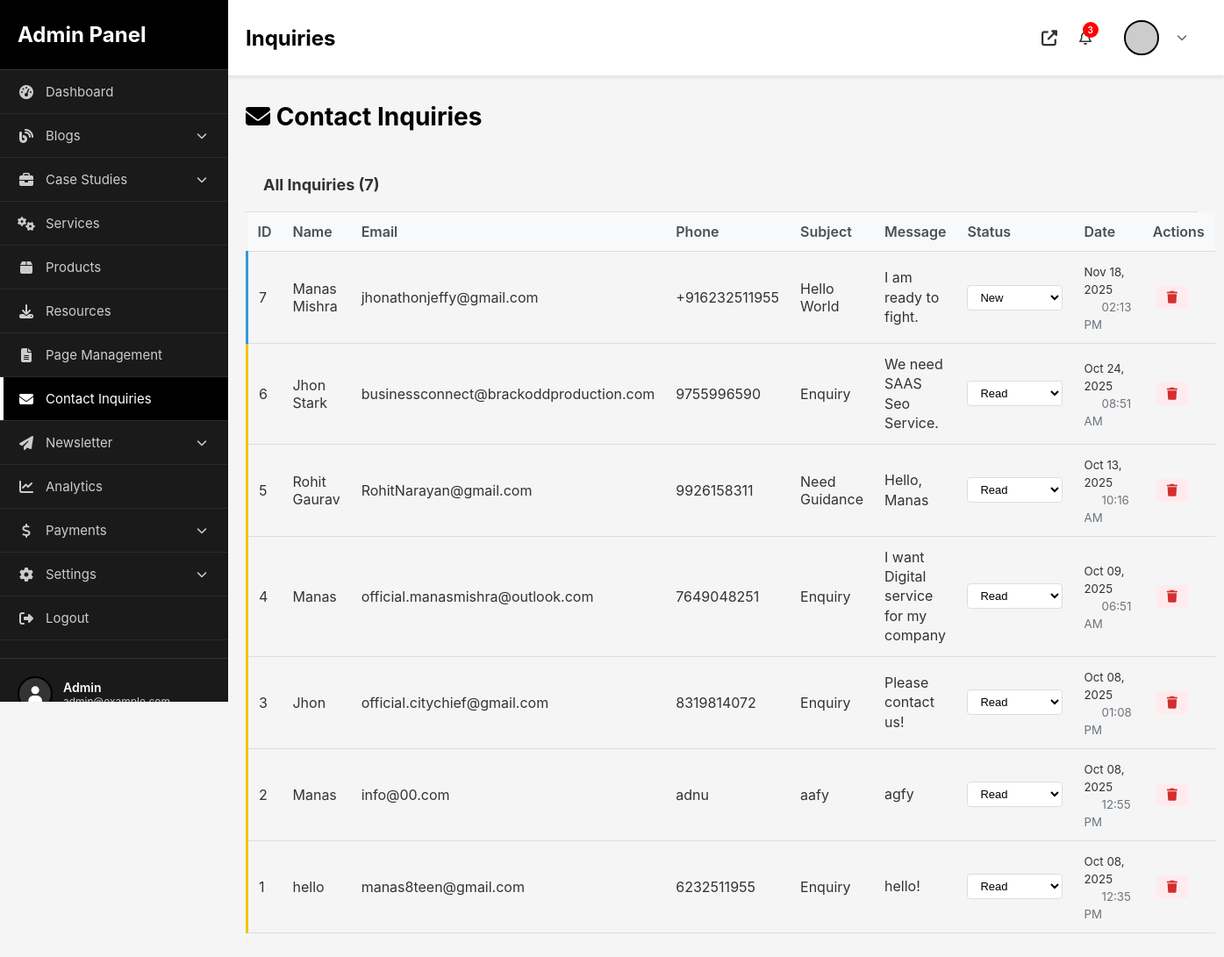
Page /admin/inquiries.php (signed in) on the committed database.
### tables this page shows
CREATE TABLE `contact_inquiries` (
  `id` int(11) NOT NULL AUTO_INCREMENT,
  `name` varchar(100) NOT NULL,
  `email` varchar(255) NOT NULL,
  `phone` varchar(50) DEFAULT NULL,
  `subject` varchar(255) DEFAULT NULL,
  `message` text DEFAULT NULL,
  `ip_address` varchar(45) DEFAULT NULL,
  `user_agent` text DEFAULT NULL,
  `status` enum('new','read','responded','closed') DEFAULT 'new',
  `created_at` timestamp NOT NULL DEFAULT current_timestamp(),
  `updated_at` timestamp NOT NULL DEFAULT current_timestamp() ON UPDATE current_timestamp(),
  PRIMARY KEY (`id`)
);

### admin/inquiries.php (the view, shortened to what this page needs)
<?php
require_once __DIR__ . '/includes/auth.php';
try {
    $stmt = $db->query("SELECT * FROM contact_inquiries ORDER BY created_at DESC");
    $inquiries = $stmt->fetchAll(PDO::FETCH_ASSOC);
} catch (Exception $e) {
    error_log("Fetch error: " . $e->getMessage());
    $inquiries = [];
}
?>
<!DOCTYPE html>
<html lang="en">
<head>
    <link rel="stylesheet" href="https://cdnjs.cloudflare.com/ajax/libs/font-awesome/6.4.0/css/all.min.css">
    <link rel="stylesheet" href="assets/css/admin.css">
</head>
<body>
    <?php include 'includes/sidebar.php'; ?>
    <div class="main-content">
        <?php include 'includes/topbar.php'; ?>
        <div class="content">
            <div class="page-header">
                <h1><i class="fas fa-envelope"></i> Contact Inquiries</h1>
            </div>
            <div class="card">
                <div class="card-header">
                    <h3>All Inquiries (<?php echo count($inquiries); ?>)</h3>
                </div>
                <div class="card-body">
                    <?php if(empty($inquiries)): ?>
                        <p class="text-muted">No inquiries yet.</p>
                    <?php else: ?>
                    <table class="table">
                        <thead>
                            <tr>
                                <th>ID</th>
                                <th>Name</th>
                                <th>Email</th>
                                <th>Phone</th>
                                <th>Subject</th>
                                <th>Message</th>
                                <th>Status</th>
                                <th>Date</th>
                                <th>Actions</th>
                            </tr>
                        </thead>
                        <tbody>
                            <?php foreach($inquiries as $inquiry): ?>
                            <tr class="status-<?php echo $inquiry['status']; ?>">
                                <td><?php echo htmlspecialchars($inquiry['id']); ?></td>
                                <td><?php echo htmlspecialchars($inquiry['name']); ?></td>
                                <td><?php echo htmlspecialchars($inquiry['email']); ?></td>
                                <td>
                                    <?php
                                    $phone = htmlspecialchars($inquiry['phone']);
                                    $country_code = htmlspecialchars($inquiry['country_code'] ?? '');
                                    echo $country_code ? "+$country_code $phone" : $phone;
                                    ?>
                                </td>
                                <td><?php echo htmlspecialchars($inquiry['subject']); ?></td>
                                <td class="message-cell">
                                    <div class="message-preview">
                                        <?php echo htmlspecialchars(substr($inquiry['message'], 0, 100)); ?>
                                    </div>
                                </td>
                                <td>
                                    <select class="status-select" onchange="location.href='?status=' + this.value + '&id=<?php echo $inquiry['id']; ?>'">
                                        <option value="new" <?php echo $inquiry['status'] === 'new' ? 'selected' : ''; ?>>New</option>
                                        <option value="read" <?php echo $inquiry['status'] === 'read' ? 'selected' : ''; ?>>Read</option>
                                    </select>
                                </td>
                                <td>
                                    <small><?php echo date('M d, Y', strtotime($inquiry['created_at'])); ?></small><br>
                                    <small class="text-muted"><?php echo date('h:i A', strtotime($inquiry['created_at'])); ?></small>
                                </td>
                                <td>
                                    <a href="?delete=<?php echo $inquiry['id']; ?>" class="btn-icon btn-danger" onclick="return confirm('Are you sure you want to delete this inquiry?');"><i class="fas fa-trash"></i></a>
                                </td>
                            </tr>
                            <?php endforeach; ?>
                        </tbody>
                    </table>
                    <?php endif; ?>
                </div>
            </div>
        </div>
    </div>
</body>
</html>

### admin/assets/css/admin.css (style rules this page uses)
* { margin: 0; padding: 0; box-sizing: border-box; }
body { font-family: 'Inter', -apple-system, BlinkMacSystemFont, 'Segoe UI', sans-serif; background: #f5f5f5; color: #333; }
.main-content { margin-left: 250px; min-height: 100vh; }
.content { padding: 30px; }
.page-header { display: flex; justify-content: space-between; align-items: center; margin-bottom: 30px; }
.page-header h1 { font-size: 28px; color: #000; }
.card-header { padding: 20px; border-bottom: 1px solid #e0e0e0; display: flex; justify-content: space-between; align-items: center; }
.card-header h3 { font-size: 18px; }
.btn-primary, .btn-small, .btn-icon { padding: 10px 20px; background: #000; color: white; border: none; border-radius: 5px; cursor: pointer; text-decoration: none; display: inline-flex; align-items: center; gap: 8px; font-weight: 600; transition: all 0.3s; }
.btn-icon { padding: 8px 12px; font-size: 14px; background: #f0f0f0; color: #333; border-radius: 4px; text-decoration: none; display: inline-flex; align-items: center; justify-content: center; transition: all 0.3s; margin: 0 4px; }
.btn-icon.btn-danger { background: #ffebee; color: #d32f2f; }
.btn-danger { background: #d32f2f; }

### admin/inquiries.php (style rules this page uses)
.status-select { padding: 5px 10px; border: 1px solid #ddd; border-radius: 4px; font-size: 13px; cursor: pointer; background: white; }
.status-new { border-left: 3px solid #3498db; }
.status-read { border-left: 3px solid #f1c40f; }
.message-cell { max-width: 300px; }
.message-preview { word-wrap: break-word; line-height: 1.4; }
.text-muted { color: #6c757d; text-align: center; padding: 20px; }
.btn-icon { padding: 6px 12px; border-radius: 4px; border: none; cursor: pointer; transition: all 0.3s; }
.btn-danger { background-color: #dc3545; color: white; }
table { width: 100%; border-collapse: collapse; }
th, td { padding: 12px; text-align: left; border-bottom: 1px solid #ddd; }
th { background-color: #f8f9fa; font-weight: 600; color: #495057; }

### rows in the picture
contact_inquiries: id "7", name "Manas Mishra", email "jhonathonjeffy@gmail.com", phone "+916232511955", subject "Hello World", message "I am ready to fight.", status+id "New", created_at "Nov 18, 2025", created_at "02:13 PM"
contact_inquiries: id "6", name "Jhon Stark", email "businessconnect@brackoddproduction.com", phone "9755996590", subject "Enquiry", message "We need SAAS Seo Service.", status+id "Read", created_at "Oct 24, 2025", created_at "08:51 AM"
contact_inquiries: id "5", name "Rohit Gaurav", email "RohitNarayan@gmail.com", phone "9926158311", subject "Need Guidance", message "Hello, Manas", status+id "Read", created_at "Oct 13, 2025", created_at "10:16 AM"
contact_inquiries: id "4", name "Manas", email "official.manasmishra@outlook.com", phone "7649048251", subject "Enquiry", message "I want Digital service for my company", status+id "Read", created_at "Oct 09, 2025", created_at "06:51 AM"
contact_inquiries: id "3", name "Jhon", email "official.citychief@gmail.com", phone "8319814072", subject "Enquiry", message "Please contact us!", status+id "Read", created_at "Oct 08, 2025", created_at "01:08 PM"
contact_inquiries: id "2", name "Manas", email "info@00.com", phone "adnu", subject "aafy", message "agfy", status+id "Read", created_at "Oct 08, 2025", created_at "12:55 PM"
contact_inquiries: id "1", name "hello", email "manas8teen@gmail.com", phone "6232511955", subject "Enquiry", message "hello!", status+id "Read", created_at "Oct 08, 2025", created_at "12:35 PM"

### other values in the picture
str_replace('-', ' ', basename($_SERVER['PHP_SELF'], '.php')) "Inquiries"
count($inquiries) "7"
